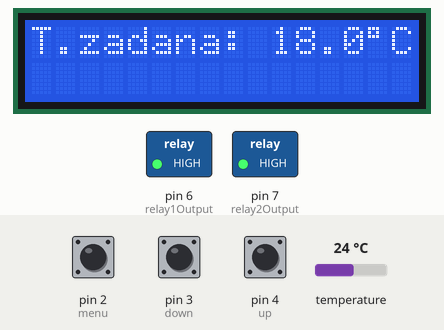
The sketch below on a simulated Arduino Uno, built with avr-gcc and run on an emulated ATmega328P. Parts: 16×2 character LCD, switched loads named in the sketch (green lamp = pin HIGH). The test bench sets the inputs (shaded band); at power-on: pin 3 (down) LOW, pin 2 (menu) LOW, pin 4 (up) LOW, temperature 24 °C.

Above: at 2.0 s.
2.1 s: pin 3 (down) pulled HIGH for 0.15 s
At 3.0 s:
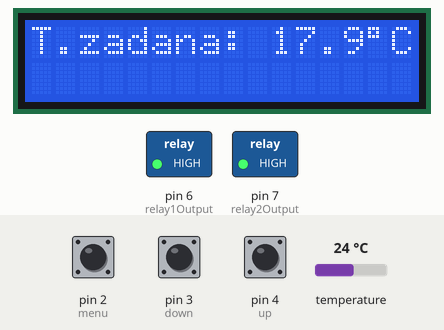
3.7 s: pin 3 (down) pulled HIGH for 1 s
Timing chart, 0 to 6.7 s (numbered marks = the images above; inputs shaded):
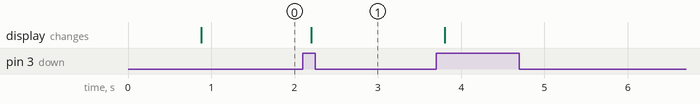

The sketch:

BreweryMaster4000.ino
```cpp
#include <LiquidCrystal_I2C.h>
#include <OneWire.h>
#include <DallasTemperature.h>
#include <Button.h>

#define ONE_WIRE_BUS 8
OneWire oneWire(ONE_WIRE_BUS);
DallasTemperature sensors(&oneWire);

LiquidCrystal_I2C lcd(0x27, 2, 1, 0, 4, 5, 6, 7, 3, POSITIVE);

const int relay1Output = 6;
const int relay2Output = 7;
const int readTemp = 8;

float setTemp = 18.0;
float currentTemp = 0.0;
float thermometerCalibration = 0.0;
float hysteresis = 0.5;
float trueTemp;

bool checkTemp = false;
bool heater = false;
bool cooler = false;


unsigned long timerThen = 0;
unsigned long timerSensor = 0;
float checkTime = 5;
unsigned long tempCheckTime = 5000;
const long millisToMin = 60000;

const String setTempText = "T.zadana: ";
const String thermometerCalibrationText = "Kalib.:";
const String hysteresisText = "Hist.:";
const String checkTimeText = "C.zwloki:";
const String currentTempText = "Ob.T.: ";

const int setTempPage = 0;
const int thermometerCalibrationPage = 1;
const int hysteresisPage = 2;
const int checkTimePage = 3;
const int lastPage = checkTimePage;


int menuPage = 0;

Button menu (2);
Button down (3);
Button up (4);


void setup() {

  lcd.begin(16, 2);
  lcd.clear();

  pinMode (relay1Output, OUTPUT);
  pinMode (relay2Output, OUTPUT);
  digitalWrite(relay1Output, HIGH);
  digitalWrite(relay2Output, HIGH);

  //Serial.begin(115200);


  sensors.begin();


  timerThen  = 0;
  timerSensor = 0;

  sensors.requestTemperatures();
}

void loop() {

  trueTemp = (currentTemp + thermometerCalibration) ;

  if (abs(millis() - timerSensor) > tempCheckTime) {
    timerSensor = millis();
    sensors.requestTemperatures();

  };

//  Serial.print("////////////////////////");
//  Serial.print("\n");
//  Serial.print("Timer: ");
//  Serial.print(millis() - timerThen);
//  Serial.print("\n");
//  Serial.print("checkTemp: ");
//  Serial.print(checkTemp);
//  Serial.print("\n");
//  Serial.print("////////////////////////");

  currentTemp = sensors.getTempCByIndex(0);


  if (  (abs(millis() - timerThen) > checkTime * millisToMin) && checkTemp == false ) {
    checkTemp = true;

      if (trueTemp  < setTemp - hysteresis){
      heater = true;
      cooler = false;
     }

    else if ( (setTemp + hysteresis) < trueTemp ){
      heater = false;
      cooler = true;
     }

     else {
          checkTemp = false;
          timerThen = millis();
      };

  };


  if (heater == true && checkTemp == true) {

    digitalWrite(relay1Output, LOW);
        if (trueTemp > setTemp ) {
          checkTemp = false;
          timerThen = millis();
          digitalWrite(relay1Output, HIGH);
          };
        };

  if (cooler == true && checkTemp == true) {

    digitalWrite(relay2Output, LOW);
        if (trueTemp < setTemp ) {
          checkTemp = false;
          timerThen = millis();
          digitalWrite(relay2Output, HIGH);
          };
        };


  if (menu.isReleased() == true) {
    menuPage++;
    lcd.clear();
  };

  if (menuPage > lastPage) {
    menuPage = 0;
  };


  lcd.setCursor(0, 0);
  lcd.print(setTempText);
  lcd.print(setTemp, 1);
  lcd.print((char)223);
  lcd.print("C");


switch (menuPage) {

  case 0:
  setTemp = setValue (up.isReleased(), down.isReleased(), setTemp);
  displayLCD(lcd, currentTempText, trueTemp );
  displayLCD_C();
  break;

  case 1:
  displayLCD(lcd, thermometerCalibrationText, thermometerCalibration );
  displayLCD_C();
  thermometerCalibration = setValue (up.isReleased(), down.isReleased(), thermometerCalibration);
  break;

  case 2:
  displayLCD(lcd, hysteresisText, hysteresis );
  displayLCD_C();
  hysteresis = setValue (up.isReleased(), down.isReleased(), hysteresis);
  break;

  case 3:
  displayLCD(lcd, checkTimeText, checkTime );
  displayLCD_M();
  checkTime = setValue (up.isReleased(), down.isReleased(), checkTime);

  if (checkTime <=0 ) {
    checkTime = 0.1;
    };

  break;


  };

}


void displayLCD(LiquidCrystal_I2C lcd, String text, float value){
    lcd.setCursor(0, 1);
    lcd.print(text);
    lcd.print(value, 1);
  };
void displayLCD_C(){
    lcd.print((char)223);
    lcd.print("C");
    lcd.print("     ");
   };
void displayLCD_M(){
    lcd.print(" min");
    lcd.print("     ");
  };


float setValue (bool buttonUp, bool buttonDown, float value) {


    if (buttonUp == true) {
      return value = value + 0.1;
    };

    if (buttonDown == true) {
      return value = value - 0.1;
    };


  return value;

};
```

Measured:
- after the input at 2.1 s, the display: changes after 0.10 s (image 1)
